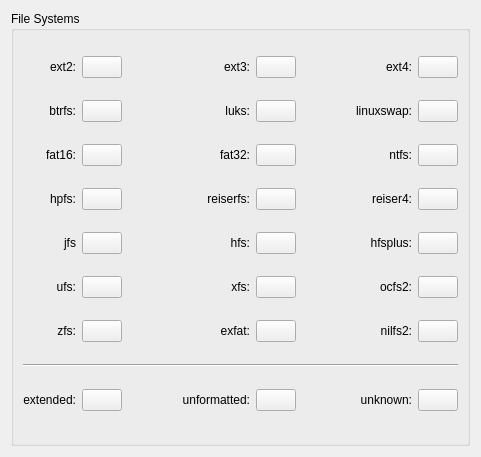
<?xml version="1.0" encoding="UTF-8"?>
<ui version="4.0">
 <class>ConfigurePageFileSystemColors</class>
 <widget class="QWidget" name="ConfigurePageFileSystemColors">
  <property name="geometry">
   <rect>
    <x>0</x>
    <y>0</y>
    <width>481</width>
    <height>457</height>
   </rect>
  </property>
  <layout class="QVBoxLayout" name="verticalLayout">
   <item>
    <widget class="QGroupBox" name="groupBox">
     <property name="sizePolicy">
      <sizepolicy hsizetype="Preferred" vsizetype="Preferred">
       <horstretch>0</horstretch>
       <verstretch>3</verstretch>
      </sizepolicy>
     </property>
     <property name="title">
      <string>File Systems</string>
     </property>
     <layout class="QGridLayout" name="gridLayout_2">
      <item row="1" column="3">
       <widget class="QLabel" name="textLabel_20">
        <property name="text">
         <string>luks:</string>
        </property>
        <property name="alignment">
         <set>Qt::AlignRight|Qt::AlignTrailing|Qt::AlignVCenter</set>
        </property>
        <property name="wordWrap">
         <bool>false</bool>
        </property>
       </widget>
      </item>
      <item row="1" column="4">
       <widget class="KColorButton" name="kcfg_fileSystemColorCode19"/>
      </item>
      <item row="2" column="6">
       <widget class="QLabel" name="textLabel_9">
        <property name="text">
         <string>ntfs:</string>
        </property>
        <property name="alignment">
         <set>Qt::AlignRight|Qt::AlignTrailing|Qt::AlignVCenter</set>
        </property>
        <property name="wordWrap">
         <bool>false</bool>
        </property>
       </widget>
      </item>
      <item row="0" column="0">
       <widget class="QLabel" name="textLabel">
        <property name="text">
         <string>ext2:</string>
        </property>
        <property name="alignment">
         <set>Qt::AlignRight|Qt::AlignTrailing|Qt::AlignVCenter</set>
        </property>
        <property name="wordWrap">
         <bool>false</bool>
        </property>
       </widget>
      </item>
      <item row="0" column="1">
       <widget class="KColorButton" name="kcfg_fileSystemColorCode2"/>
      </item>
      <item row="0" column="2">
       <spacer name="horizontalSpacer">
        <property name="orientation">
         <enum>Qt::Horizontal</enum>
        </property>
        <property name="sizeHint" stdset="0">
         <size>
          <width>28</width>
          <height>17</height>
         </size>
        </property>
       </spacer>
      </item>
      <item row="0" column="3">
       <widget class="QLabel" name="textLabel_2">
        <property name="text">
         <string>ext3:</string>
        </property>
        <property name="alignment">
         <set>Qt::AlignRight|Qt::AlignTrailing|Qt::AlignVCenter</set>
        </property>
        <property name="wordWrap">
         <bool>false</bool>
        </property>
       </widget>
      </item>
      <item row="0" column="4">
       <widget class="KColorButton" name="kcfg_fileSystemColorCode3"/>
      </item>
      <item row="0" column="5">
       <spacer name="horizontalSpacer_2">
        <property name="orientation">
         <enum>Qt::Horizontal</enum>
        </property>
        <property name="sizeHint" stdset="0">
         <size>
          <width>43</width>
          <height>17</height>
         </size>
        </property>
       </spacer>
      </item>
      <item row="0" column="6">
       <widget class="QLabel" name="textLabel_3">
        <property name="text">
         <string>ext4:</string>
        </property>
        <property name="alignment">
         <set>Qt::AlignRight|Qt::AlignTrailing|Qt::AlignVCenter</set>
        </property>
        <property name="wordWrap">
         <bool>false</bool>
        </property>
       </widget>
      </item>
      <item row="0" column="7">
       <widget class="KColorButton" name="kcfg_fileSystemColorCode4"/>
      </item>
      <item row="1" column="0">
       <widget class="QLabel" name="textLabel_21">
        <property name="text">
         <string>btrfs:</string>
        </property>
        <property name="alignment">
         <set>Qt::AlignRight|Qt::AlignTrailing|Qt::AlignVCenter</set>
        </property>
        <property name="wordWrap">
         <bool>false</bool>
        </property>
       </widget>
      </item>
      <item row="1" column="1">
       <widget class="KColorButton" name="kcfg_fileSystemColorCode17"/>
      </item>
      <item row="1" column="2">
       <spacer name="horizontalSpacer_15">
        <property name="orientation">
         <enum>Qt::Horizontal</enum>
        </property>
        <property name="sizeHint" stdset="0">
         <size>
          <width>37</width>
          <height>18</height>
         </size>
        </property>
       </spacer>
      </item>
      <item row="1" column="5">
       <spacer name="horizontalSpacer_3">
        <property name="orientation">
         <enum>Qt::Horizontal</enum>
        </property>
        <property name="sizeHint" stdset="0">
         <size>
          <width>28</width>
          <height>17</height>
         </size>
        </property>
       </spacer>
      </item>
      <item row="1" column="6">
       <widget class="QLabel" name="textLabel_4">
        <property name="text">
         <string>linuxswap:</string>
        </property>
        <property name="alignment">
         <set>Qt::AlignRight|Qt::AlignTrailing|Qt::AlignVCenter</set>
        </property>
        <property name="wordWrap">
         <bool>false</bool>
        </property>
       </widget>
      </item>
      <item row="1" column="7">
       <widget class="KColorButton" name="kcfg_fileSystemColorCode5"/>
      </item>
      <item row="2" column="0">
       <widget class="QLabel" name="textLabel_6">
        <property name="text">
         <string>fat16:</string>
        </property>
        <property name="alignment">
         <set>Qt::AlignRight|Qt::AlignTrailing|Qt::AlignVCenter</set>
        </property>
        <property name="wordWrap">
         <bool>false</bool>
        </property>
       </widget>
      </item>
      <item row="2" column="1">
       <widget class="KColorButton" name="kcfg_fileSystemColorCode6"/>
      </item>
      <item row="2" column="2">
       <spacer name="horizontalSpacer_4">
        <property name="orientation">
         <enum>Qt::Horizontal</enum>
        </property>
        <property name="sizeHint" stdset="0">
         <size>
          <width>43</width>
          <height>17</height>
         </size>
        </property>
       </spacer>
      </item>
      <item row="2" column="3">
       <widget class="QLabel" name="textLabel_5">
        <property name="text">
         <string>fat32:</string>
        </property>
        <property name="alignment">
         <set>Qt::AlignRight|Qt::AlignTrailing|Qt::AlignVCenter</set>
        </property>
        <property name="wordWrap">
         <bool>false</bool>
        </property>
       </widget>
      </item>
      <item row="2" column="4">
       <widget class="KColorButton" name="kcfg_fileSystemColorCode7"/>
      </item>
      <item row="2" column="5">
       <spacer name="horizontalSpacer_16">
        <property name="orientation">
         <enum>Qt::Horizontal</enum>
        </property>
        <property name="sizeHint" stdset="0">
         <size>
          <width>28</width>
          <height>17</height>
         </size>
        </property>
       </spacer>
      </item>
      <item row="6" column="0">
       <widget class="QLabel" name="textLabel_25">
        <property name="text">
         <string>zfs:</string>
        </property>
        <property name="alignment">
         <set>Qt::AlignRight|Qt::AlignTrailing|Qt::AlignVCenter</set>
        </property>
        <property name="wordWrap">
         <bool>false</bool>
        </property>
       </widget>
      </item>
      <item row="2" column="7">
       <widget class="KColorButton" name="kcfg_fileSystemColorCode8"/>
      </item>
      <item row="3" column="3">
       <widget class="QLabel" name="textLabel_7">
        <property name="text">
         <string>reiserfs:</string>
        </property>
        <property name="alignment">
         <set>Qt::AlignRight|Qt::AlignTrailing|Qt::AlignVCenter</set>
        </property>
        <property name="wordWrap">
         <bool>false</bool>
        </property>
       </widget>
      </item>
      <item row="3" column="4">
       <widget class="KColorButton" name="kcfg_fileSystemColorCode9"/>
      </item>
      <item row="3" column="5">
       <spacer name="horizontalSpacer_5">
        <property name="orientation">
         <enum>Qt::Horizontal</enum>
        </property>
        <property name="sizeHint" stdset="0">
         <size>
          <width>43</width>
          <height>17</height>
         </size>
        </property>
       </spacer>
      </item>
      <item row="3" column="6">
       <widget class="QLabel" name="textLabel_8">
        <property name="text">
         <string>reiser4:</string>
        </property>
        <property name="alignment">
         <set>Qt::AlignRight|Qt::AlignTrailing|Qt::AlignVCenter</set>
        </property>
        <property name="wordWrap">
         <bool>false</bool>
        </property>
       </widget>
      </item>
      <item row="3" column="7">
       <widget class="KColorButton" name="kcfg_fileSystemColorCode10"/>
      </item>
      <item row="3" column="2">
       <spacer name="horizontalSpacer_6">
        <property name="orientation">
         <enum>Qt::Horizontal</enum>
        </property>
        <property name="sizeHint" stdset="0">
         <size>
          <width>28</width>
          <height>17</height>
         </size>
        </property>
       </spacer>
      </item>
      <item row="3" column="0">
       <widget class="QLabel" name="textLabel_10">
        <property name="text">
         <string>hpfs:</string>
        </property>
        <property name="alignment">
         <set>Qt::AlignRight|Qt::AlignTrailing|Qt::AlignVCenter</set>
        </property>
        <property name="wordWrap">
         <bool>false</bool>
        </property>
       </widget>
      </item>
      <item row="3" column="1">
       <widget class="KColorButton" name="kcfg_fileSystemColorCode18"/>
      </item>
      <item row="4" column="0">
       <widget class="QLabel" name="textLabel_11">
        <property name="text">
         <string>jfs</string>
        </property>
        <property name="alignment">
         <set>Qt::AlignRight|Qt::AlignTrailing|Qt::AlignVCenter</set>
        </property>
        <property name="wordWrap">
         <bool>false</bool>
        </property>
       </widget>
      </item>
      <item row="4" column="1">
       <widget class="KColorButton" name="kcfg_fileSystemColorCode12"/>
      </item>
      <item row="4" column="2">
       <spacer name="horizontalSpacer_8">
        <property name="orientation">
         <enum>Qt::Horizontal</enum>
        </property>
        <property name="sizeHint" stdset="0">
         <size>
          <width>43</width>
          <height>17</height>
         </size>
        </property>
       </spacer>
      </item>
      <item row="4" column="3">
       <widget class="QLabel" name="textLabel_12">
        <property name="text">
         <string>hfs:</string>
        </property>
        <property name="alignment">
         <set>Qt::AlignRight|Qt::AlignTrailing|Qt::AlignVCenter</set>
        </property>
        <property name="wordWrap">
         <bool>false</bool>
        </property>
       </widget>
      </item>
      <item row="4" column="4">
       <widget class="KColorButton" name="kcfg_fileSystemColorCode13"/>
      </item>
      <item row="4" column="5">
       <spacer name="horizontalSpacer_7">
        <property name="orientation">
         <enum>Qt::Horizontal</enum>
        </property>
        <property name="sizeHint" stdset="0">
         <size>
          <width>28</width>
          <height>17</height>
         </size>
        </property>
       </spacer>
      </item>
      <item row="4" column="6">
       <widget class="QLabel" name="textLabel_14">
        <property name="text">
         <string>hfsplus:</string>
        </property>
        <property name="alignment">
         <set>Qt::AlignRight|Qt::AlignTrailing|Qt::AlignVCenter</set>
        </property>
        <property name="wordWrap">
         <bool>false</bool>
        </property>
       </widget>
      </item>
      <item row="4" column="7">
       <widget class="KColorButton" name="kcfg_fileSystemColorCode14"/>
      </item>
      <item row="5" column="0">
       <widget class="QLabel" name="textLabel_15">
        <property name="text">
         <string>ufs:</string>
        </property>
        <property name="alignment">
         <set>Qt::AlignRight|Qt::AlignTrailing|Qt::AlignVCenter</set>
        </property>
        <property name="wordWrap">
         <bool>false</bool>
        </property>
       </widget>
      </item>
      <item row="5" column="1">
       <widget class="KColorButton" name="kcfg_fileSystemColorCode15"/>
      </item>
      <item row="5" column="2">
       <spacer name="horizontalSpacer_10">
        <property name="orientation">
         <enum>Qt::Horizontal</enum>
        </property>
        <property name="sizeHint" stdset="0">
         <size>
          <width>43</width>
          <height>17</height>
         </size>
        </property>
       </spacer>
      </item>
      <item row="5" column="3">
       <widget class="QLabel" name="textLabel_22">
        <property name="text">
         <string>xfs:</string>
        </property>
        <property name="alignment">
         <set>Qt::AlignRight|Qt::AlignTrailing|Qt::AlignVCenter</set>
        </property>
        <property name="wordWrap">
         <bool>false</bool>
        </property>
       </widget>
      </item>
      <item row="5" column="4">
       <widget class="KColorButton" name="kcfg_fileSystemColorCode11"/>
      </item>
      <item row="5" column="5">
       <spacer name="horizontalSpacer_9">
        <property name="orientation">
         <enum>Qt::Horizontal</enum>
        </property>
        <property name="sizeHint" stdset="0">
         <size>
          <width>28</width>
          <height>17</height>
         </size>
        </property>
       </spacer>
      </item>
      <item row="5" column="6">
       <widget class="QLabel" name="textLabel_24">
        <property name="text">
         <string>ocfs2:</string>
        </property>
        <property name="alignment">
         <set>Qt::AlignRight|Qt::AlignTrailing|Qt::AlignVCenter</set>
        </property>
        <property name="wordWrap">
         <bool>false</bool>
        </property>
       </widget>
      </item>
      <item row="5" column="7">
       <widget class="KColorButton" name="kcfg_fileSystemColorCode20"/>
      </item>
      <item row="6" column="1">
       <widget class="KColorButton" name="kcfg_fileSystemColorCode21"/>
      </item>
      <item row="8" column="0">
       <widget class="QLabel" name="textLabel_13">
        <property name="text">
         <string>extended:</string>
        </property>
        <property name="alignment">
         <set>Qt::AlignRight|Qt::AlignTrailing|Qt::AlignVCenter</set>
        </property>
        <property name="wordWrap">
         <bool>false</bool>
        </property>
       </widget>
      </item>
      <item row="8" column="1">
       <widget class="KColorButton" name="kcfg_fileSystemColorCode1"/>
      </item>
      <item row="8" column="2">
       <spacer name="horizontalSpacer_12">
        <property name="orientation">
         <enum>Qt::Horizontal</enum>
        </property>
        <property name="sizeHint" stdset="0">
         <size>
          <width>28</width>
          <height>17</height>
         </size>
        </property>
       </spacer>
      </item>
      <item row="8" column="3">
       <widget class="QLabel" name="textLabel_17">
        <property name="text">
         <string>unformatted:</string>
        </property>
        <property name="alignment">
         <set>Qt::AlignRight|Qt::AlignTrailing|Qt::AlignVCenter</set>
        </property>
        <property name="wordWrap">
         <bool>false</bool>
        </property>
       </widget>
      </item>
      <item row="8" column="4">
       <widget class="KColorButton" name="kcfg_fileSystemColorCode16"/>
      </item>
      <item row="8" column="5">
       <spacer name="horizontalSpacer_11">
        <property name="orientation">
         <enum>Qt::Horizontal</enum>
        </property>
        <property name="sizeHint" stdset="0">
         <size>
          <width>21</width>
          <height>21</height>
         </size>
        </property>
       </spacer>
      </item>
      <item row="8" column="6">
       <widget class="QLabel" name="textLabel_16">
        <property name="text">
         <string>unknown:</string>
        </property>
        <property name="alignment">
         <set>Qt::AlignRight|Qt::AlignTrailing|Qt::AlignVCenter</set>
        </property>
        <property name="wordWrap">
         <bool>false</bool>
        </property>
       </widget>
      </item>
      <item row="8" column="7">
       <widget class="KColorButton" name="kcfg_fileSystemColorCode0"/>
      </item>
      <item row="7" column="0" colspan="8">
       <widget class="Line" name="line">
        <property name="orientation">
         <enum>Qt::Horizontal</enum>
        </property>
       </widget>
      </item>
      <item row="6" column="3">
       <widget class="QLabel" name="textLabel_26">
        <property name="text">
         <string>exfat:</string>
        </property>
        <property name="alignment">
         <set>Qt::AlignRight|Qt::AlignTrailing|Qt::AlignVCenter</set>
        </property>
       </widget>
      </item>
      <item row="6" column="4">
       <widget class="KColorButton" name="kcfg_fileSystemColorCode22"/>
      </item>
      <item row="6" column="6">
       <widget class="QLabel" name="textLabel_27">
        <property name="text">
         <string>nilfs2:</string>
        </property>
        <property name="alignment">
         <set>Qt::AlignRight|Qt::AlignTrailing|Qt::AlignVCenter</set>
        </property>
       </widget>
      </item>
      <item row="6" column="7">
       <widget class="KColorButton" name="kcfg_fileSystemColorCode23"/>
      </item>
     </layout>
    </widget>
   </item>
  </layout>
 </widget>
 <customwidgets>
  <customwidget>
   <class>KColorButton</class>
   <extends>QPushButton</extends>
   <header>kcolorbutton.h</header>
  </customwidget>
 </customwidgets>
 <resources/>
 <connections/>
</ui>
